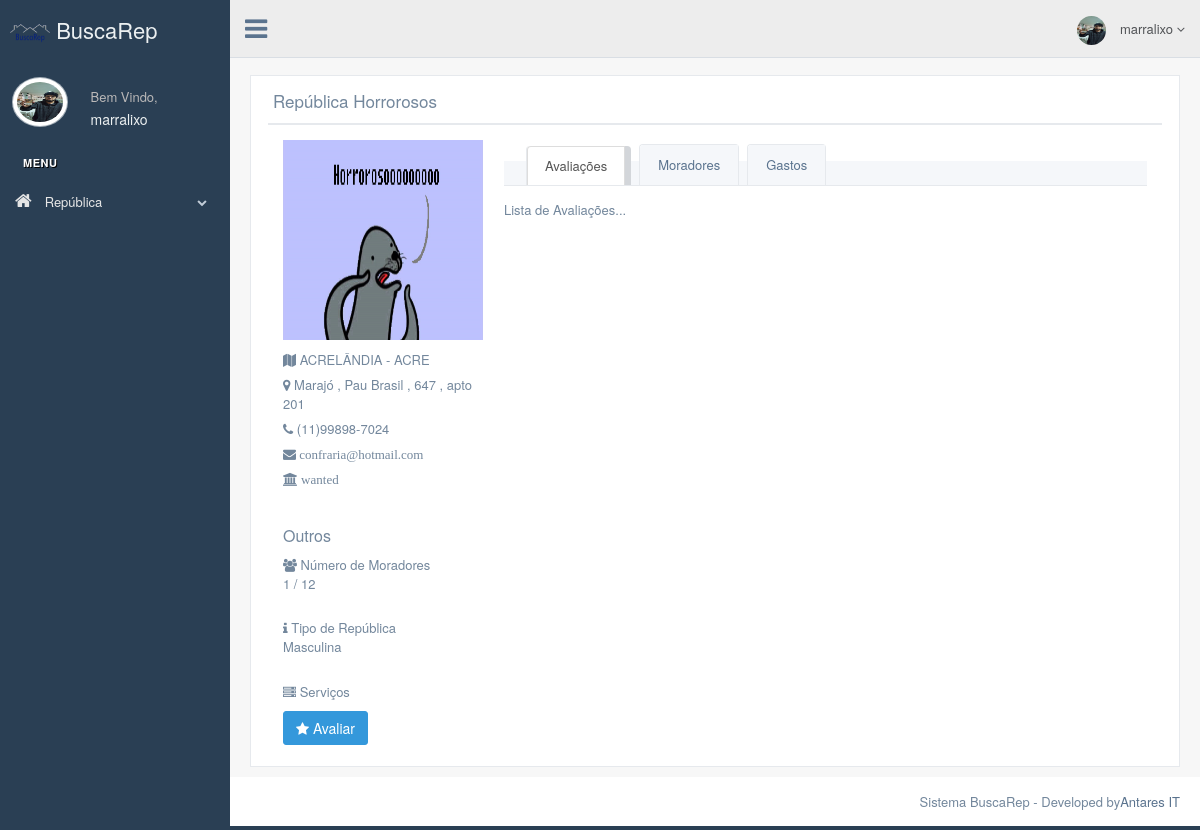
Page /production/rep_view_page.php?id=7345 (signed in) on the committed database.
### tables this page shows
CREATE TABLE `republica` (
  `id` int(8) NOT NULL,
  `name` varchar(25) NOT NULL,
  `type` varchar(10) NOT NULL,
  `state` varchar(20) NOT NULL,
  `city` varchar(30) NOT NULL,
  `street` varchar(45) NOT NULL,
  `neighborhood` varchar(20) NOT NULL,
  `number` int(4) NOT NULL,
  `complement` varchar(15) NOT NULL,
  `email` varchar(45) NOT NULL,
  `phone` varchar(20) NOT NULL,
  `qtd` int(2) NOT NULL,
  `services` varchar(80) DEFAULT NULL,
  `agency` varchar(20) NOT NULL,
  `dweller` int(2) NOT NULL DEFAULT '0',
  `able` tinyint(1) NOT NULL DEFAULT '1',
  `img_name` varchar(40) DEFAULT NULL,
  `ativo` tinyint(1) NOT NULL DEFAULT '1',
  `responsavel` varchar(20) NOT NULL
);

### production/rep_view_page.php (the view, shortened to what this page needs)
<?php
include_once __DIR__ . '/busca_morador.php';
$id = $_GET['id'];
$comando = "SELECT * FROM republica WHERE id=('$id')";
$resultado = $conn->query($comando);
?>
<!DOCTYPE html>
<html lang="en">
<head>
	<link href="../vendors/bootstrap/dist/css/bootstrap.min.css" rel="stylesheet">
	<link href="../vendors/font-awesome/css/font-awesome.min.css" rel="stylesheet">
	<link href="../vendors/nprogress/nprogress.css" rel="stylesheet">
	<link href="../build/css/custom.min.css" rel="stylesheet">
</head>
<body class="nav-md">
	<div class="container body">
		<div class="main_container">
			<div class="col-md-3 left_col">
				<div class="left_col scroll-view">
					<div class="navbar nav_title" style="border: 0;"><a href="loged_page_user.php" class="site_title"> <img src="images/buscarep.png" width="40" height="40"> BuscaRep</a>
					</div>
            <div class="profile clearfix">
              <div class="profile_pic">
               <?php if ($_SESSION['user']['img_name'] == NULL):?>
               	<img src="images/user.png" alt="..." height="50px" width="50px" class="img-circle profile_img">
                <?php else:?>
                <img src="upload/<?=$_SESSION['user']['img_name']?>" alt="..." height="50px" width="50px" class="img-circle profile_img">
                <?php endif;?>
              </div>
              <div class="profile_info">
                <span>Bem Vindo,</span>
                <h2><?= $_SESSION['user']['user']?></h2>
              </div>
              <div class="clearfix"></div>
            </div>
					<br/>
					<div id="sidebar-menu" class="main_menu_side hidden-print main_menu">
						<div class="menu_section">
							<h3>Menu</h3>
							<ul class="nav side-menu">
								<li><a><em class="fa fa-home"></em> República <span class="fa fa-chevron-down"></span></a>
								</li>
							</ul>
						</div>
					</div>
				</div>
			</div>
			<div class="top_nav">
				<div class="nav_menu">
					<nav>
						<div class="nav toggle">
							<a id="menu_toggle"><i class="fa fa-bars"></i></a>
						</div>
              <ul class="nav navbar-nav navbar-right">
                <li class="">
                  <a href="javascript:;" class="user-profile dropdown-toggle" data-toggle="dropdown" aria-expanded="false">
					<?php if ($_SESSION['user']['img_name'] == NULL):?>
					<img src="images/user.png" alt="">
					<?php else:?>
					<img src="upload/<?=$_SESSION['user']['img_name']?>" alt="">
					<?php endif;?><?= $_SESSION['user']['user']?>
                    <span class=" fa fa-angle-down"></span>
                  </a>
                </li>
              </ul>
					</nav>
				</div>
			</div>
			<div class="right_col" role="main">
				<div class="">
					<div class="page-title">
					</div>
					<?php while($dado = mysqli_fetch_array($resultado)){ ?>
					<div class="row">
						<div class="col-md-12 col-sm-12 col-xs-12">
							<div class="x_panel">
								<div class="x_title">
									<h2>República <?php echo $dado["name"]; ?></h2>
									<div class="clearfix"></div>
								</div>
								<div class="x_content">
									<div class="col-md-3 col-sm-3 col-xs-12 profile_left">
										<div class="profile_img">
											<div id="crop-avatar">
											   <?php if ($dado["img_name"] == "NULL"):?>
												<img src="images/image_default.jpg" alt="avatar" height="200px" width="200px">
												<?php else:?>
												<img src="upload/<?=$dado["img_name"]?>" alt="avatar" height="200px" width="200px">
												<?php endif;?>
											</div>
										</div>
										<ul class="list-unstyled user_data">
											<li><em class="fa fa-map user-profile-icon"></em>
												<?php echo $dado["city"];?> -
												<?php echo $dado["state"];?>
											</li>
											<li><em class="fa fa-map-marker user-profile-icon"></em>
												<?php echo $dado["neighborhood"];?> ,
												<?php echo $dado["street"];?> ,
												<?php echo $dado["number"];?> ,
												<?php echo $dado["complement"]; ?>
											</li>
											<li>
												<i class="fa fa-phone user-profile-icon"></i>
												<?php echo masc_tel($dado["phone"]);?>
											</li>
											<li class="m-top-xs">
												<i class="fa fa-envelope user-profile-icon">
													<?php echo $dado["email"]; ?>
												</i>
											</li>
											<li class="m-top-xs">
												<i class="fa fa-institution user-profile-icon">
													<?php echo $dado["agency"]; ?>
												</i>
											</li>
										</ul>
										<br>
										<h4>Outros</h4>
										<ul class="list-unstyled user_data">
											<li>
												<p> <em class="fa fa-group user-profile-icon"></em> Número de Moradores </p>
												<p>
													<?php echo $dado["dweller"]; ?> /
													<?php echo $dado["qtd"]; ?>
												</p>
											</li>
											<li>
												<p> <br><em class="fa fa-info user-profile-icon"></em> Tipo de República
													<p>
														<?php echo $dado["type"]; ?>
													</p>
												</p>
											</li>
											<li>
												<p> <br><em class="fa fa-server user-profile-icon"></em> Serviços
											</li>
										</ul>
										<a class="btn bg-blue" href="rep_ed_page.html"><i class="fa fa-star"></i> Avaliar</a>
									</div>
									<div class="col-md-9 col-sm-9 col-xs-12">
										<div class="" role="tabpanel" data-example-id="togglable-tabs">
											<ul id="myTab" class="nav nav-tabs bar_tabs" role="tablist">
												<li role="presentation" class="active"><a href="#tab_content1" id="home-tab" role="tab" data-toggle="tab" aria-expanded="true">Avaliações</a>
												</li>
												<li role="presentation" class=""><a href="#tab_content2" role="tab" id="profile-tab" data-toggle="tab" aria-expanded="false">Moradores</a>
												</li>
												<li role="presentation" class=""><a href="#tab_content3" role="tab" id="profile-tab2" data-toggle="tab" aria-expanded="false">Gastos</a>
												</li>
											</ul>
											<div id="myTabContent" class="tab-content">
												<div role="tabpanel" class="tab-pane fade active in" id="tab_content1" aria-labelledby="home-tab">
													<p>Lista de Avaliações...</p>
												</div>
												</div>
											</div>
										</div>
									</div>
								</div>
							</div>
						</div>
					</div>
				</div>
			</div>
		<?php } ?>
	</div>
	<footer>
		<div class="pull-right">
			Sistema BuscaRep - Developed by<a href="https://antaresit.com">Antares IT</a>
		</div>
		<div class="clearfix"></div>
	</footer>
		<?php
	    function masc_tel($TEL) {
		$tam = strlen(preg_replace("/[^0-9]/", "", $TEL));
		  if ($tam == 11) {
		  return "(".substr($TEL,0,2).")".substr($TEL,2,5)."-".substr($TEL,7,11);
		  }
	 	}
		?>
</body>
</html>

### rows in the picture
republica: name "Horrorosos", img_name (picture), city "ACRELÂNDIA", state "ACRE", neighborhood "Marajó", street "Pau Brasil", number "647", complement "apto 201", phone "(11)99898-7024", email "confraria@hotmail.com", agency "wanted", dweller "1", qtd "12", type "Masculina"

### other values in the picture
$_SESSION['user']['user'] "marralixo"
